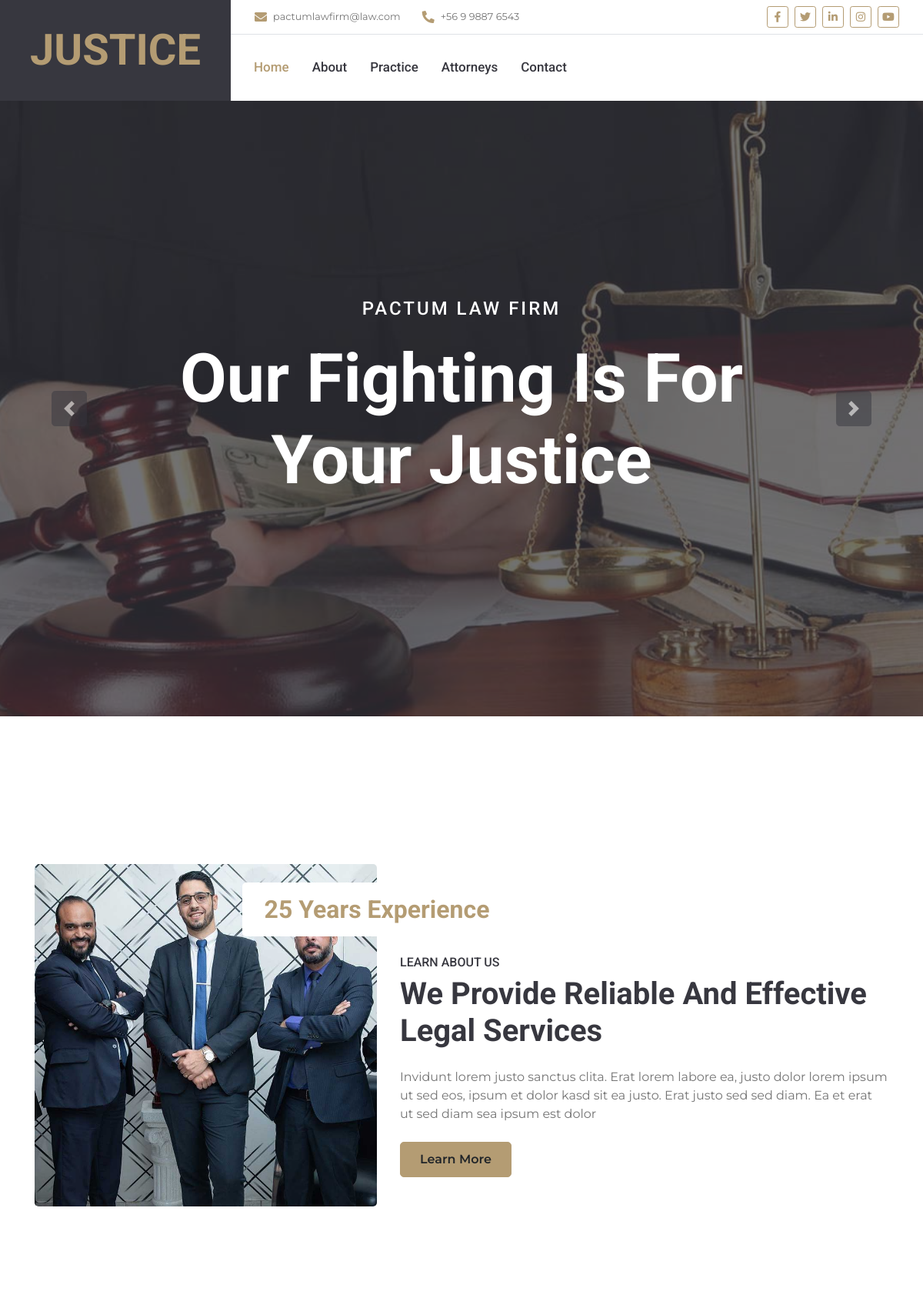
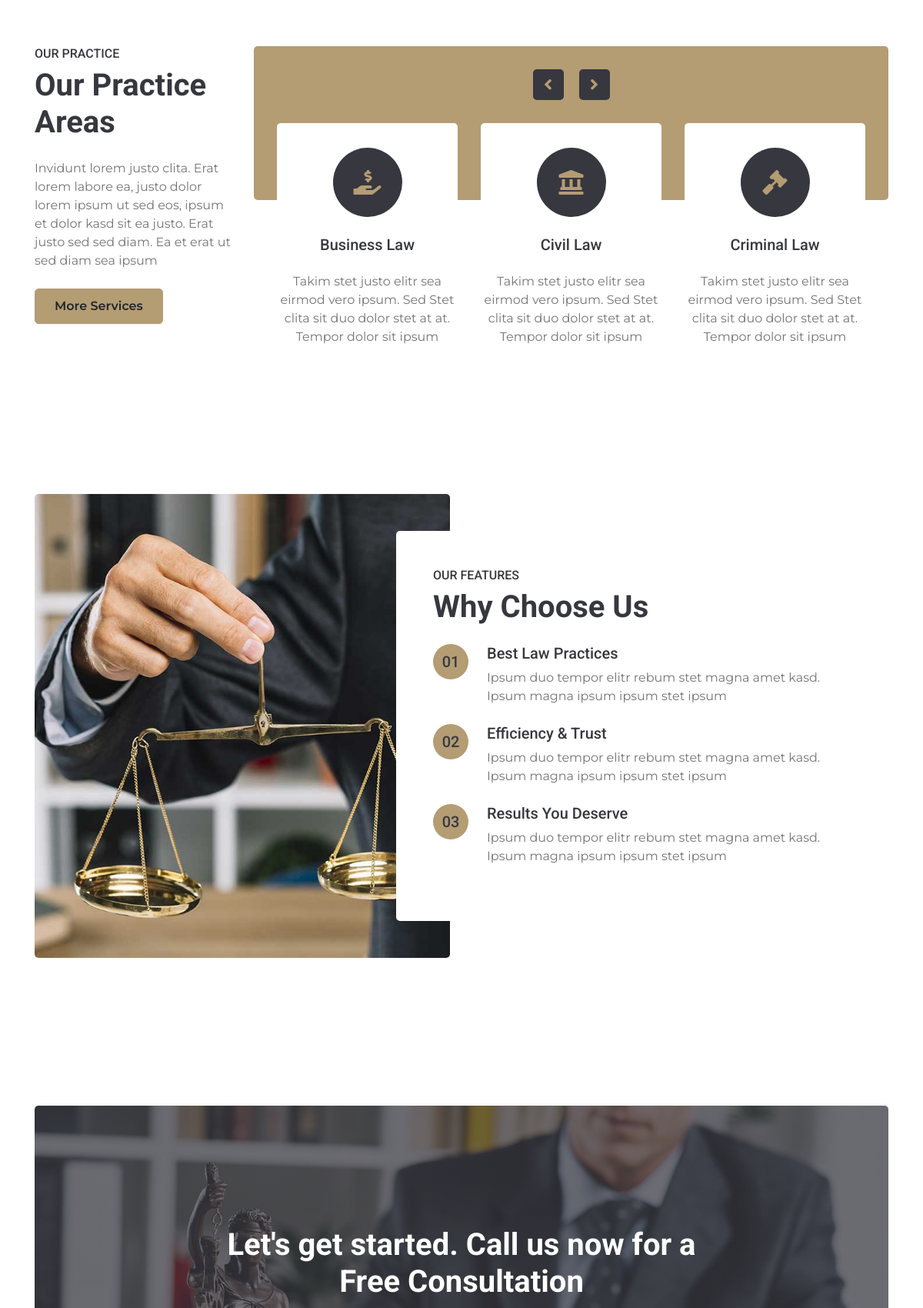
The page / (upper part) on the database its author committed (2 pictures, top to bottom).
### communications/models.py (models this page shows, shortened)
class ContactInfo(models.Model):
    phone_number = models.CharField(max_length=20,
                                    verbose_name="Número de Teléfono")
    email = models.EmailField(max_length=200,
                              verbose_name="Correo electrónico")
    class Meta:
        verbose_name = "Información de Contacto"
        verbose_name_plural = "Información de Contacto"
        ordering = ["id"]

### about/models.py (models this page shows, shortened)
class About(models.Model):
    title = models.CharField(max_length=100, verbose_name="Título", )
    subtitle = models.CharField(max_length=100, verbose_name="Subtítulo", )
    highlight_text = models.CharField(max_length=255, verbose_name="Texto Destacado")
    description = models.CharField(max_length=200, verbose_name="Descripción")
    image = models.ImageField(upload_to='about/', verbose_name="Imagen")
    class Meta:
        verbose_name = "Acerca de"
        verbose_name_plural = "Acerca de"
        ordering = ["id"]

### practice/models.py (models this page shows, shortened)
class PracticeArea(models.Model):
    title = models.CharField(max_length=100, verbose_name="Título")
    description = models.CharField(max_length=200, verbose_name="Descripción")
    icon = IconField(max_length=255, verbose_name="Icono", help_text="Clase de Font Awesome")
    def get_practice_formatted_icon(self):
        return get_practice_formatted_icon(self.icon)
    class Meta:
        verbose_name = "Área de Práctica"
        verbose_name_plural = "Áreas de Práctica"
        ordering = ["title"]

### features/models.py (models this page shows, shortened)
class Feature(models.Model):
    title = models.CharField(max_length=100, verbose_name="Título")
    description = models.CharField(max_length=200, verbose_name="Descripción")
    class Meta:
        verbose_name = "Característica"
        verbose_name_plural = "Características"
        ordering = ["id"]

### core/views.py (the view)
# urls.py: path('', views.index, name='index'),
def index(request, *args, **kwargs):
    return render(request, 'index.html')

### about/context_processors.py (called while the page is built)
def about(request, *args, **kwargs):
    about = About.objects.all()
    context = {
        'about': about,
    }
    return context

### attorneys/context_processors.py (called while the page is built)
def attorney(request, *args, **kwargs):
    attorneys = Attorney.objects.all()
    context = {
        'attorneys':attorneys,
    }
    return context

### communications/context_processors.py (called while the page is built)
def social_network(request, *args, **kwargs):
    social_networks = SocialNetwork.objects.all()
    formatted_social_networks = []
    for network in social_networks:
        formatted_icon_value = network.get_social_network_formatted_icon()
        formatted_social_networks.append({
            'description': network.description,
            'icon': formatted_icon_value,
            'link': network.link,
        })
    context = {
        'social_network': formatted_social_networks
    }
    return context

def address(request, *args, **kwargs):
    address = Address.objects.all()
    context = {
        'address': address
    }
    return context

def contact_info(request, *args, **kwargs):
    contact_info = ContactInfo.objects.all()
    context = {
        'contact_info': contact_info,
    }
    return context

### communications/models.py (called while the page is built)
    def get_social_network_formatted_icon(self):
        return get_social_network_formatted_icon(self.icon)

### communications/templatetags/custom_filters.py (called while the page is built)
@register.filter
def format_phone(value):
    if len(value) == 12 and value.startswith("+56"):
        return f"{value[:3]} {value[3]} {value[4:8]} {value[8:]}"
    return value

### core/utils/icon_formatter.py (called while the page is built)
def get_social_network_formatted_icon(icon_value):
        icon_value = str(icon_value) # fab, facebook
        parts = [part.strip() for part in icon_value.split(',')] # [fab, facebook]
        formatted_icon = []
        for part in parts:
            if not part.startswith('fa-'): # evalua el segundo elemento de la lista
                if part.startswith('fab') or part.startswith('fas') or part.startswith('far'): # fab, evalua el primer elemento de la lista
                    formatted_icon.append(part)
                else:
                    formatted_icon.append(f"fa-{part}")
            else:
                formatted_icon.append(part)
        return ' '.join(formatted_icon)

### features/context_processors.py (called while the page is built)
def feature(request, *args, **kwargs):
    features = Feature.objects.all()
    counter = [f"{i:02}" for i in range(1, len(features) + 1)]
    features_with_counter = zip(counter, features)
    context = {
        'features': features_with_counter,
    }
    return context

### core/templates/index.html (shortened to what this page needs)
{% extends 'base.html' %}
{% load static %}
{% block content %}
<div class="container-fluid p-0 mb-5 pb-5">
    <div id="header-carousel" class="carousel slide carousel-fade" data-ride="carousel">
        <div class="carousel-inner">
            <div class="carousel-item position-relative active" style="height: 100vh; min-height: 400px;">
                <img class="position-absolute w-100 h-100" src="{% static 'core/img/carousel-1.jpg' %}" style="object-fit: cover;">
                <div class="carousel-caption d-flex flex-column align-items-center justify-content-center">
                    <div class="p-3" style="max-width: 900px;">
                        <h4 class="text-white text-uppercase mb-4" style="letter-spacing: 3px;">Pactum Law Firm</h4>
                        <h3 class="display-2 text-capitalize text-white mb-4">Our fighting Is for your justice</h3>
                    </div>
                </div>
            </div>
        </div>
        <a class="carousel-control-prev" href="#header-carousel" data-slide="prev">
            <div class="btn btn-lg btn-secondary btn-lg-square">
                <span class="carousel-control-prev-icon"></span>
            </div>
        </a>
        <a class="carousel-control-next" href="#header-carousel" data-slide="next">
            <div class="btn btn-lg btn-secondary btn-lg-square">
                <span class="carousel-control-next-icon"></span>
            </div>
        </a>
    </div>
</div>
<div class="container-fluid py-5">
    <div class="container py-5">
        {% for about in about %}
            <div class="row">
                <div class="col-lg-5">
                    <img class="img-fluid rounded" src="{{about.image.url}}" alt="">
                </div>
                <div class="col-lg-7 mt-4 mt-lg-0">
                    <h2 class="position-relative text-center bg-white text-primary rounded p-3 mt-4 mb-4 d-none d-lg-block" style="width: 350px; margin-left: -205px;">
                        {{about.highlight_text}}
                    </h2>
                    <h6 class="text-uppercase">{{about.subtitle}}</h6>
                    <h1 class="mb-4">{{about.title}}</h1>
                    <p>{{about.description}}</p>
                    <a href="{% url 'about' %}" class="btn btn-primary mt-2">Learn More</a>
                </div>
            </div>
        {% endfor %}
    </div>
</div>
<div class="container-fluid py-5">
    <div class="container py-5">
        <div class="row">
            <div class="col-lg-3">
                <h6 class="text-uppercase">Our Practice</h6>
                <h1 class="mb-4">Our Practice Areas</h1>
                <p>Invidunt lorem justo clita. Erat lorem labore ea, justo dolor lorem ipsum ut sed eos, ipsum et dolor kasd sit ea justo. Erat justo sed sed diam. Ea et erat ut sed diam sea ipsum</p>
                <a href="{% url 'practice' %}" class="btn btn-primary mt-2">More Services</a>
            </div>
            <div class="col-lg-9 pt-5 pt-lg-0">
                <div class="owl-carousel service-carousel position-relative" style="margin-top: -100px; padding: 0 30px;">
                    {% for practice in practice_areas %}
                        <div class="d-flex flex-column align-items-center text-center bg-white rounded pt-4">
                            <div class="icon-box bg-secondary text-primary mt-2 mb-4">
                                <i class="{{ practice.formatted_icon }}"></i>
                            </div>
                            <h5 class="mb-4 px-4">{{practice.title}}</h5>
                            <p class="m-0">{{practice.description}}</p>
                        </div>
                    {% endfor %}
                </div>
            </div>
        </div>
    </div>
</div>
<div class="container-fluid py-5">
    <div class="container py-5">
        <div class="row">
            <div class="col-lg-6" style="min-height: 500px;">
                <div class="position-relative h-100 rounded overflow-hidden">
                    <img class="position-absolute w-100 h-100" src="{% static 'core/img/feature.jpg' %}" style="object-fit: cover;">
                </div>
            </div>
            <div class="col-lg-6 pt-5 pb-lg-5">
                <div class="feature-text bg-white rounded p-lg-5">
                    <h6 class="text-uppercase">Our Features</h6>
                    <h1 class="mb-4">Why Choose Us</h1>
                    {% for counter, feature in features %}
                        <div class="d-flex mb-4">
                            <div class="btn-primary btn-lg-square px-3" style="border-radius: 50px;">
                                <h5 class="text-secondary m-0">{{counter}}</h5>
                            </div>
                            <div class="ml-4">
                                <h5>{{feature.title}}</h5>
                                <p class="m-0">{{feature.description}}</p>
                            </div>
                        </div>
                    {% endfor %}
                </div>
            </div>
        </div>
    </div>
</div>
<div class="container-fluid py-5">
    <div class="container py-5">
        <div class="bg-action rounded" style="height: 500px;">
            <div class="row h-100 align-items-center justify-content-center">
                <div class="col-lg-7 text-center">
                    <h1 class="text-white mb-4">Let's get started. Call us now for a Free Consultation</h1>
                </div>
            </div>
        </div>
    </div>
</div>
{% endblock content %}

### core/templates/base.html (shortened to what this page needs)
{% load static %}
<!DOCTYPE html>
<html lang="en">
<head>
    <link rel="stylesheet" href="https://cdnjs.cloudflare.com/ajax/libs/font-awesome/5.15.4/css/all.min.css">
    <link href="{% static 'core/lib/owlcarousel/assets/owl.carousel.min.css' %}" rel="stylesheet">
    <link href="{% static 'core/lib/tempusdominus/css/tempusdominus-bootstrap-4.min.css' %}" rel="stylesheet" />
    <link href="{% static 'core/css/style.css' %}" rel="stylesheet">
    <link rel="stylesheet" href="https://cdn.jsdelivr.net/npm/sweetalert2@11/dist/sweetalert2.min.css">
</head>
<body>
    {% load custom_filters %}
    <div class="container-fluid">
        <div class="row">
            <div class="col-lg-3 bg-secondary d-none d-lg-block">
                <a href="{% url 'index' %}" class="navbar-brand w-100 h-100 m-0 p-0 d-flex align-items-center justify-content-center">
                    <h1 class="m-0 display-4 text-primary text-uppercase">Justice</h1>
                </a>
            </div>
            <div class="col-lg-9">
                <div class="row bg-white border-bottom d-none d-lg-flex">
                    <div class="col-lg-7 text-left">
                        {% for contact_info in contact_info %}
                            <div class="h-100 d-inline-flex align-items-center py-2 px-3">
                                <i class="fa fa-envelope text-primary mr-2"></i>
                                <small>{{contact_info.email}}</small>
                            </div>
                            <div class="h-100 d-inline-flex align-items-center py-2 px-2">
                                <i class="fa fa-phone-alt text-primary mr-2"></i>
                                <small>{{contact_info.phone_number|format_phone}}</small>
                            </div>
                        {% endfor %}
                    </div>
                    <div class="col-lg-5 text-right">
                        <div class="d-inline-flex align-items-center p-2">
                            {% for network in social_network %}
                                {% if network.description|lower == 'facebook' %}
                                    <a class="btn btn-sm btn-outline-primary btn-sm-square mr-2" href="{{ network.link }}">
                                        <i class="{{ network.icon }}"></i>
                                    </a>
                                {% elif network.description|lower == 'twitter' %}
                                    <a class="btn btn-sm btn-outline-primary btn-sm-square mr-2" href="{{ network.link }}">
                                        <i class="{{ network.icon }}"></i>
                                    </a>
                                {% elif network.description|lower == 'linkedin' %}
                                    <a class="btn btn-sm btn-outline-primary btn-sm-square mr-2" href="{{ network.link }}">
                                        <i class="{{ network.icon }}"></i>
                                    </a>
                                {% elif network.description|lower == 'instagram' %}
                                    <a class="btn btn-sm btn-outline-primary btn-sm-square mr-2" href="{{ network.link }}">
                                        <i class="{{ network.icon }}"></i>
                                    </a>
                                {% elif network.description|lower == 'youtube' %}
                                    <a class="btn btn-sm btn-outline-primary btn-sm-square mr-2" href="{{ network.link }}">
                                        <i class="{{ network.icon }}"></i>
                                    </a>
                                {% endif %}
                            {% endfor %}
                        </div>
                    </div>
                </div>
                <nav class="navbar navbar-expand-lg bg-white navbar-light p-0">
                    <div class="collapse navbar-collapse justify-content-between" id="navbarCollapse">
                        <div class="navbar-nav mr-auto py-0">
                            <a href="{% url 'index' %}" class="nav-item nav-link {% if request.path == '/' %}active{% endif %}">Home</a>
                            <a href="{% url 'about' %}" class="nav-item nav-link {% if request.path == '/about/' %}active{% endif %}">About</a>
                            <a href="{% url 'practice' %}" class="nav-item nav-link {% if request.path == '/practice/' %}active{% endif %}">Practice</a>
                            <a href="{% url 'attorneys' %}" class="nav-item nav-link {% if request.path == '/attorneys/' %}active{% endif %}">Attorneys</a>
                            <a href="{% url 'contact' %}" class="nav-item nav-link {% if request.path == '/contact/' %}active{% endif %}">Contact</a>
                        </div>
                    </div>
                </nav>
            </div>
        </div>
    </div>
    {% block content %}{% endblock content %}
    {% load sweetify %}
</body>
</html>

### rows shown on the page
ContactInfo: email "pactumlawfirm@law.com", phone_number "+56 9 9887 6543"
About: image (picture), highlight_text "25 Years Experience", subtitle "LEARN ABOUT US", title "We Provide Reliable And Effective Legal Services", description "Invidunt lorem justo sanctus clita. Erat lorem labore ea, justo dolor lorem ipsum ut sed eos, ipsum et dolor kasd sit ea justo. Erat justo sed sed diam. Ea et erat ut sed diam sea ipsum est dolor"
PracticeArea: title "Business Law", description "Takim stet justo elitr sea eirmod vero ipsum. Sed Stet clita sit duo dolor stet at at. Tempor dolor sit ipsum"
PracticeArea: title "Civil Law", description "Takim stet justo elitr sea eirmod vero ipsum. Sed Stet clita sit duo dolor stet at at. Tempor dolor sit ipsum"
PracticeArea: title "Criminal Law", description "Takim stet justo elitr sea eirmod vero ipsum. Sed Stet clita sit duo dolor stet at at. Tempor dolor sit ipsum"
Feature: counter "01", title "Best Law Practices", description "Ipsum duo tempor elitr rebum stet magna amet kasd. Ipsum magna ipsum ipsum stet ipsum"
Feature: counter "02", title "Efficiency & Trust", description "Ipsum duo tempor elitr rebum stet magna amet kasd. Ipsum magna ipsum ipsum stet ipsum"
Feature: counter "03", title "Results You Deserve", description "Ipsum duo tempor elitr rebum stet magna amet kasd. Ipsum magna ipsum ipsum stet ipsum"
